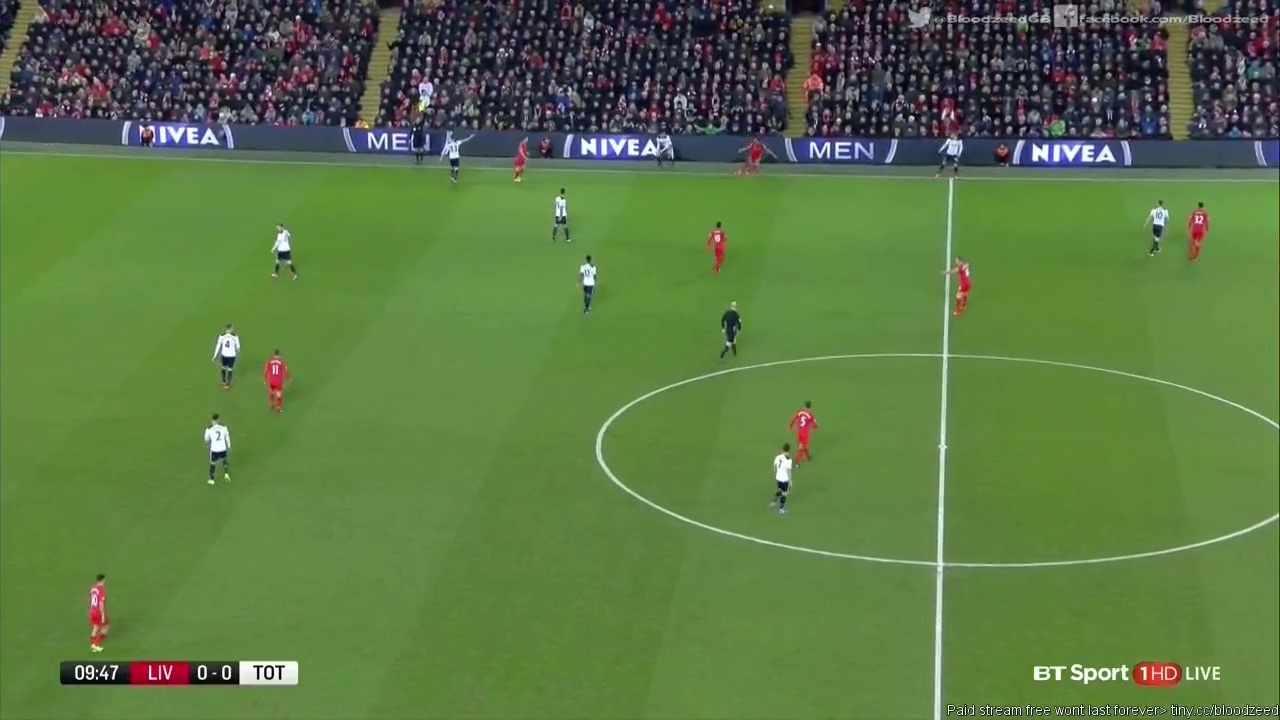
#> input picture src/match-0-.jpg, 1280 x 720 px, given in place of a, which was not available
$ python -i hough_transform.py   (imports and definitions only)
#> lines starting #> are read from the running program, lines starting #| are printed output that depends on the picture; after the words box and inside, x2 and y2 are one past the last pixel; in counts of white or black regions, pixels touching at a corner belong together; pictures that were not available may be replaced by others from this repository, and a replacement may not be noted
import cv2
import numpy as np
from sys import argv
from math import degrees, pi
from statistics import median

def skeleton_morph(mask):
	"""
	skeleton_morph: image skeletonized image
	mask: binary image

	Skeletonization involving forming the basic thin structure of the image
	"""

	A = mask.copy()
	B = np.ones((5,5),np.uint8)
	C = np.zeros(A.shape, np.uint8)
	while cv2.countNonZero(A) != 0:
		AoB = cv2.morphologyEx(A, cv2.MORPH_OPEN, B, iterations = 1)
		C = C + (A - AoB)
		A = cv2.erode(A,B)
	C = cv2.morphologyEx(C, cv2.MORPH_CLOSE, B, iterations = 1)
	return C

def foreground_mask(src):
	"""
	foreground_mask: binary image with only foreground
	src: source int8_1c image ( grayscale image)
	"""

	lb = np.array([0,0,0])
	ub = np.array([150,200,150])
	mask = cv2.inRange(src,lb,ub)

	# Get the green component from the image
	[blue ,green ,red]= cv2.split(src)

	# Create a binary frame which consists of all highly green parts of the image
	# (includes white)
	ret,green = cv2.threshold(green,120,255,cv2.THRESH_BINARY)

	# Remove the white from the image as only green is needed(field is green)
	img = cv2.bitwise_and(mask,green)
	kernel = np.ones((5,5),np.uint8)
	r_tmp = img.copy()
	cv2.floodFill(r_tmp, None, (0, 0), 255)
	tmp = cv2.bitwise_not(r_tmp)
	img = cv2.bitwise_or(tmp, img)
	mask = cv2.erode(img, kernel, iterations = 2)
	mask = cv2.morphologyEx(mask, cv2.MORPH_CLOSE, kernel, iterations = 10)
	mask = cv2.morphologyEx(mask, cv2.MORPH_OPEN, kernel, iterations = 10)
	return mask

def get_means(dist):
	"""
	get_means: get the medians (name is misleading will be changed in next revision) of two peaks
	dist: distribution of angles
	"""

	t0 = 0
	t = pi / 2
	A = []
	B = []
	while t0 != t:
		t0 = t
		A = list(filter(lambda x: x>t, dist))
		B = list(filter(lambda x: x<=t, dist))
		u1 = sum(A)/(len(A)+1)
		u2 = sum(B)/(len(B)+1)
		t = (u1 + u2)/2
	return median(A), median(B)

def min_mask(src):
	"""
	min_mask: returns a binary image with minimum of all channels
	src: RGB image
	"""

	height, width, nchannels = src.shape
	mask = np.array(
		[[ min(src.item(i, j, 0), src.item(i, j, 1), src.item(i, j, 2)) for j in range(width)]
		for i in range(height)], dtype = "uint8")
	return mask

def lines_mask(src):
	"""
	lines_mask: returns binary image containing only lines
	src: binary image with only edges
	"""

	kernel = np.ones((5,5),np.uint8)
	height, width = src.shape
	gry = src.copy()
	tmp = np.zeros((height, width),np.uint8)
	lines = cv2.HoughLines(gry,1,np.pi/180,200, 0, 0)
	for line in lines:
		for rho, theta in line:
			a = np.cos(theta)
			b = np.sin(theta)
			if b == 0:
				b = 0.000001
			x0 = a*rho
			y0 = b*rho
			x1 = 0
			y1 = int(- (a/b)*x1 + (rho/b))
			x2 = width
			y2 = int(- (a/b)*x2 + (rho/b))
			cv2.line(tmp,(x1,y1),(x2,y2),128,1)
	tmp = cv2.bitwise_and(tmp, gry)
	tmp = cv2.morphologyEx(tmp, cv2.MORPH_CLOSE, kernel, iterations = 1)
	return tmp

def find_corners(src, mask):
	"""
	find_corners: returns corner points
	src: binary image with only edges
	mask: binary image with the foreground
	"""

	gry = src.copy()
	gry = skeleton_morph(gry)
	tmp = lines_mask(gry)
	corners = cv2.goodFeaturesToTrack(tmp,25,0.01,100)
	corners = np.int0(corners)
	corners = np.array(list(filter(lambda pt: mask.item(pt.ravel()[1], pt.ravel()[0]), corners)))
	return corners

def dist(a, b):
	"""
	dist: euclidean distance for nn
	a, b: vectors

	Next revision may involve using other distance measures
	"""

	d = 0
	for i in range(len(a)):
		d+= (a[i] - b[i])*(a[i] - b[i])
	return d**0.5

def nn(avail, val):
	"""
	nn: returns the set of points which closely resembles the graph
	avail: available set from file
	val: testing set of values

	Subsequent revision may involve checking distance for noisey data (is noise return -1, -1)
	"""

	m   = 100000000
	m_x = 100000000
	m_y = 100000000
	for i in range(len(avail)):
		v = dist(avail[i]['degree'], val)
		if m > v :
			m   = v
			m_x = avail[i]['x']
			m_y = avail[i]['y']
	print("{} {}".format(m_x, m_y))
	return m_x, m_y


def extract_cam_pos(src, standard_corner_grad):
	"""
	extract_cam_pos: find where exactly the camera is
	src: original frame
	standard_corner_grad: gradient of corners of a premade soccer field
	"""

	[blue ,green ,red]= cv2.split(src)
	field = cv2.imread("Soccer_field.jpg")
	gry = blue.copy()
	mask = foreground_mask(src)
	gry = cv2.equalizeHist(gry)
	gry = cv2.bitwise_and(gry, gry, mask = mask)
	ret, gry = cv2.threshold(gry, 220, 255, cv2.THRESH_BINARY)
	corners = find_corners(gry, mask)
	src = cv2.bitwise_and(src, src, mask = mask)
	for i in corners:
		x,y = i.ravel()
		p00 = gry.item(y-1, x-1)
		p01 = gry.item(y  , x-1)
		p02 = gry.item(y+1, x-1)
		p10 = gry.item(y-1, x  )
		p11 = gry.item(y  , x  )
		p12 = gry.item(y+1, x  )
		p20 = gry.item(y-1, x+1)
		p21 = gry.item(y  , x+1)
		p22 = gry.item(y+1, x+1)
		l = [abs(p12 - p11), abs(p02 - p11), abs(p01 - p11), abs(p00 - p11), abs(p10 - p11),
		abs(p20 - p11), abs(p21 - p11), abs(p22 - p11)]
		cv2.circle(src, (x, y), 5, 128, -1)
		x, y = nn(standard_corner_grad, l)
		if x == y == -1:
			continue
		else :
			cv2.circle(field, (x, y), 5, (0, 0, 255), -1)
	cv2.imshow("foo", src)
	cv2.waitKey(0)
	cv2.imshow("foo", gry)
	cv2.waitKey(0)
	cv2.imshow("foo", field)
	cv2.waitKey(0)

def get_grad_data(filename = "field_grad_1.dat"):
	"""
	get_grad_data: get the gradient of corners of a premade soccer field
	file_name: persistent storage for gradent data

	FORMAT:
	N : Number of corners
	for each N:
		x, y: real world corner points
		degree: gradient along 0, 45, 90, 135, 180, 225, 270, 315

	Next revision may include assessing neighbouring pixels of corners for higher accuracy
	"""

	l = []
	f = open(filename, "r")
	N = int(f.readline())
	for i in range(N):
		x, y = f.readline().split(' ')
		obj = {'x': int(x), 'y': int(y)}
		deg = []
		for j in range(8):
			deg.append(int(f.readline()))
		obj['degree'] = deg
		l.append(obj)
	return l

def main(argv):
#> called with argv = 'match-0-.jpg'
	standard_corner_grad = get_grad_data()
#> (reads src/field_grad_1.dat from the repository)
	for i in range(1, len(argv)):
		print("-----------------------------------------------------------------------------")
		print("\t\t\t{}\t\t\t".format(argv[i]))
		print("-----------------------------------------------------------------------------")
		src = cv2.imread(argv[i])
#> src is the input picture: shape (720, 1280, 3); mean B, G, R 67.7, 119.3, 90.6
		extract_cam_pos(src, standard_corner_grad)
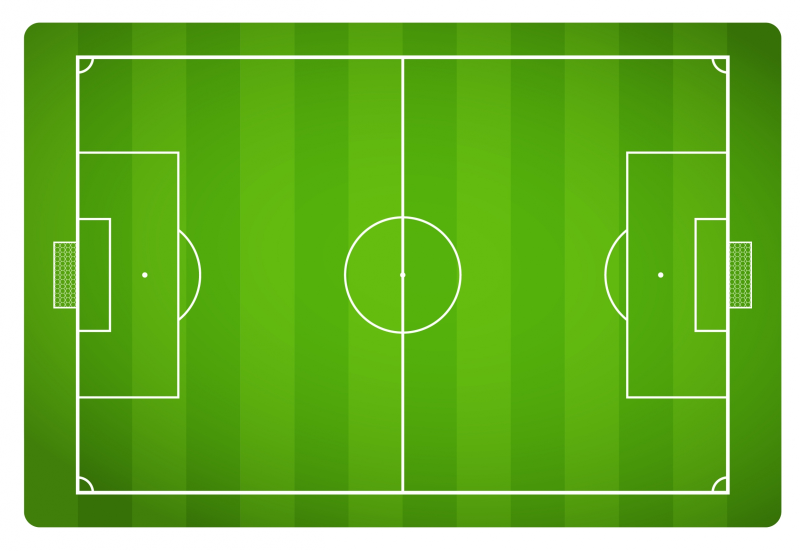
#> input picture src/Soccer_field.jpg, 1600 x 1101 px (shown at 1/2 size)
#> in extract_cam_pos, field is the input picture: shape (1101, 1600, 3); mean B, G, R 51.6, 177.4, 109.8
#> in foreground_mask, `mask = cv2.inRange(src,lb,ub)`:
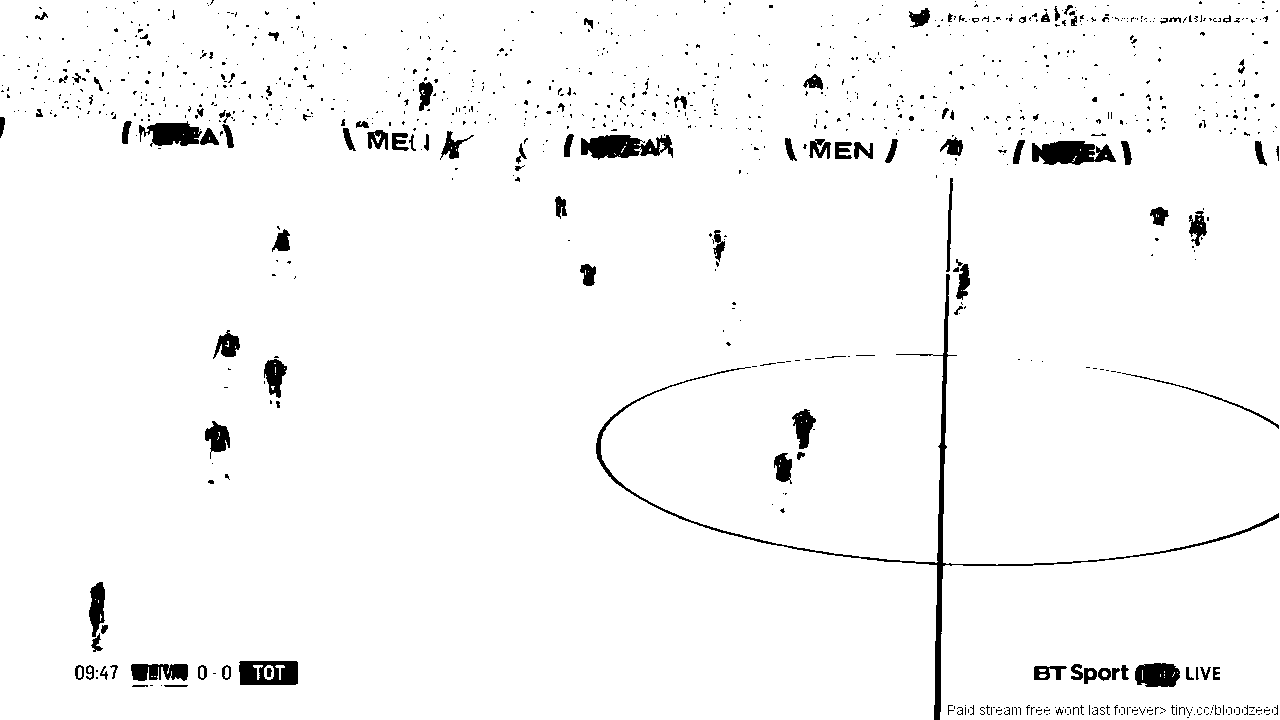
#> mask: shape (720, 1280); 97% white; 997 black regions (880 under 20 px), largest, box (x1, y1, x2, y2) and area: (596, 274, 1279, 720) 4297, (581, 135, 673, 160) 1512, (1032, 141, 1116, 165) 1446
#> in foreground_mask, `ret,green = cv2.threshold(green,120,255,cv2.THRESH_BINARY)`: green: shape (720, 1280); 76.6% white; 394 black regions (342 under 20 px), largest, box (x1, y1, x2, y2) and area: (0, 0, 1280, 720) 196929, (58, 659, 255, 688) 4146, (84, 573, 138, 647) 1555
#> in foreground_mask, `img = cv2.bitwise_and(mask,green)`: img: shape (720, 1280); 74.2% white; 307 black regions (259 under 20 px), largest, box (x1, y1, x2, y2) and area: (0, 0, 1280, 720) 212383, (58, 659, 299, 688) 6121, (84, 573, 138, 657) 1875
#> in foreground_mask, `cv2.floodFill(r_tmp, None, (0, 0), 255)`: r_tmp: shape (720, 1280); 97.3% white; 390 black regions (341 under 20 px), largest, box (x1, y1, x2, y2) and area: (58, 659, 299, 688) 6121, (84, 573, 138, 657) 1875, (769, 401, 818, 513) 1841
#> in foreground_mask, `img = cv2.bitwise_or(tmp, img)`: img: shape (720, 1280); 77% white; 1 black region, box (x1, y1, x2, y2) and area: (0, 0, 1280, 720) 212121
#> in foreground_mask, `mask = cv2.erode(img, kernel, iterations = 2)`: mask: shape (720, 1280); 73.6% white; 1 black region, box (x1, y1, x2, y2) and area: (0, 0, 1280, 720) 243551
#> in foreground_mask, `mask = cv2.morphologyEx(mask, cv2.MORPH_CLOSE, kernel, iterations = 10)`: mask: shape (720, 1280); 76.2% white; 1 black region, box (x1, y1, x2, y2) and area: (0, 0, 1280, 182) 219365
#> in foreground_mask, `mask = cv2.morphologyEx(mask, cv2.MORPH_OPEN, kernel, iterations = 10)`: mask: shape (720, 1280); 76.2% white; 1 black region, box (x1, y1, x2, y2) and area: (0, 0, 1280, 182) 219530
#> in extract_cam_pos, `gry = cv2.bitwise_and(gry, gry, mask = mask)`:
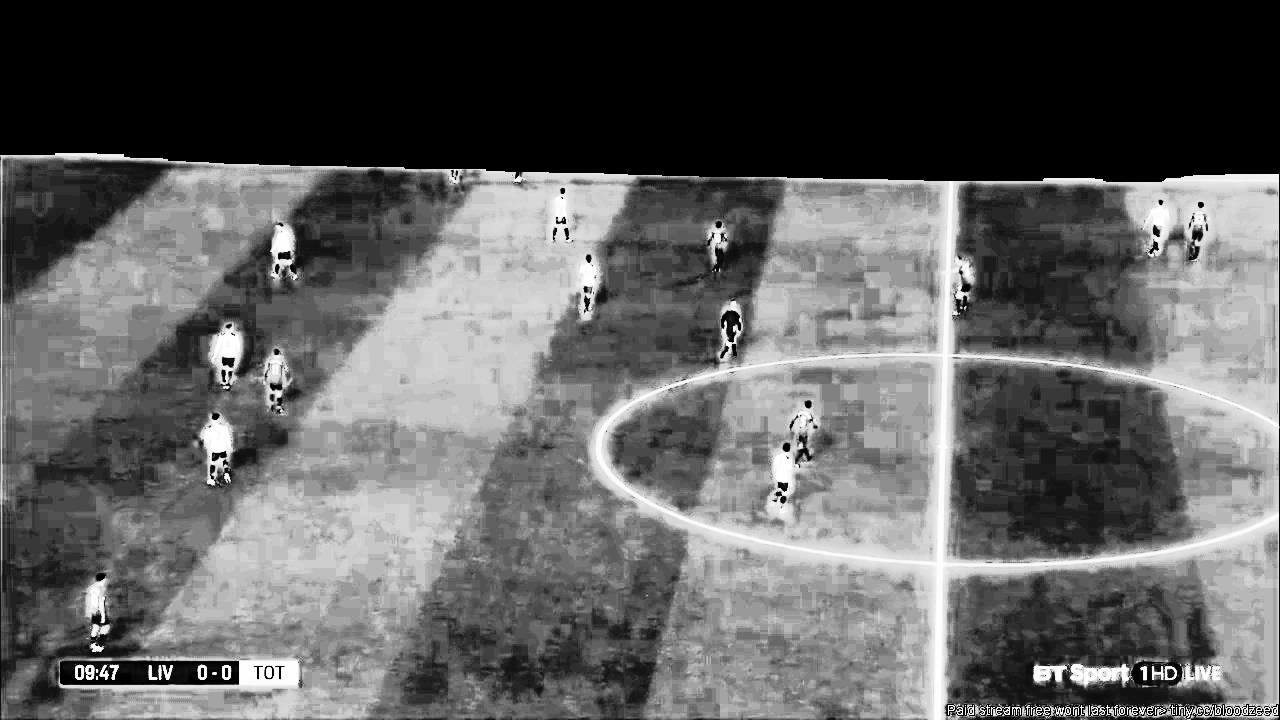
#> gry: shape (720, 1280); min 0, max 255, mean 96.2
#> in extract_cam_pos, `ret, gry = cv2.threshold(gry, 220, 255, cv2.THRESH_BINARY)`: gry: shape (720, 1280); 3.4% white; 300 white regions (219 under 20 px), largest, box (x1, y1, x2, y2) and area: (592, 181, 1279, 720) 15906, (63, 660, 299, 690) 1896, (1123, 174, 1279, 190) 1376
#> the loop in skeleton_morph, `while cv2.countNonZero(A) != 0:` made 6 passes
#> after the loop in skeleton_morph, `while cv2.countNonZero(A) != 0:`: A: shape (720, 1280); every value is 0
#> after the loop in skeleton_morph, `while cv2.countNonZero(A) != 0:`: C: shape (720, 1280); 1.6% white; 890 white regions (725 under 20 px), largest, box (x1, y1, x2, y2) and area: (651, 353, 941, 396) 977, (952, 354, 1217, 399) 795, (984, 556, 1124, 570) 587
#> in skeleton_morph, `C = cv2.morphologyEx(C, cv2.MORPH_CLOSE, B, iterations = 1)`: C: shape (720, 1280); 2.5% white; 146 white regions (84 under 20 px), largest, box (x1, y1, x2, y2) and area: (592, 181, 972, 539) 4461, (882, 513, 1234, 684) 2005, (948, 705, 1166, 716) 1755
#> in lines_mask, `lines = cv2.HoughLines(gry,1,np.pi/180,200, 0, 0)`: lines = 19 rows, first 8: [672, 1.61], [711, 1.57], [957, 0.0349], [692, 1.59], [729, 1.55], [950, 0.0175], [164, 1.59], [689, 1.55]
#> the loop in lines_mask, `for line in lines:` made 19 passes
#> line on passes 1 to 12: [[672, 1.61]], [[711, 1.57]], [[957, 0.0349]], [[692, 1.59]], [[729, 1.55]], [[950, 0.0175]], [[164, 1.59]], [[689, 1.55]], [[748, 1.54]], [[153, 1.61]], [[634, 1.5]], [[616, 1.52]]
#> after the loop in lines_mask, `for line in lines:`: tmp: shape (720, 1280); values 0 (black) and 128 (white), 2.2% white in thin lines or dots
#> in lines_mask, `tmp = cv2.bitwise_and(tmp, gry)`: tmp: shape (720, 1280); values 0 (black) and 128 (white), 0.43% white in thin lines or dots, all inside (x1, y1, x2, y2) = (44, 155, 1280, 720)
#> in lines_mask, `tmp = cv2.morphologyEx(tmp, cv2.MORPH_CLOSE, kernel, iterations = 1)`:
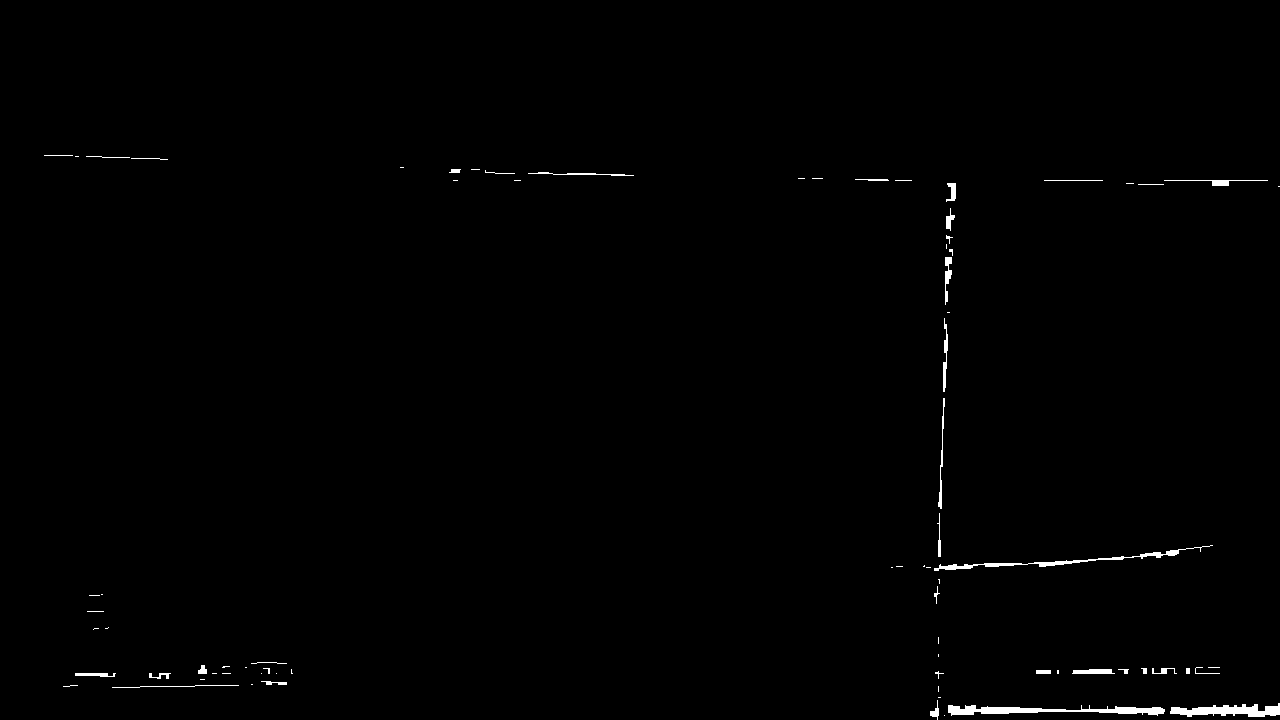
#> tmp: shape (720, 1280); values 0 (black) and 128 (white), 0.62% white; 77 white regions (42 under 20 px), largest, box (x1, y1, x2, y2) and area: (948, 705, 1165, 716) 1179, (1170, 703, 1280, 717) 907, (934, 545, 1213, 571) 784
#> in find_corners, `corners = cv2.goodFeaturesToTrack(tmp,25,0.01,100)`: corners = 17 rows, first 8: [286, 683], [167, 678], [934, 569], [949, 250], [1115, 706], [951, 714], [460, 169], [1234, 715]
#> the loop in extract_cam_pos, `for i in corners:` made 17 passes
#> (i, p00, p01, p02, p10, p11) on passes 1 to 12: ([[286, 683]], 255, 255, 255, 255, 255), ([[167, 678]], 255, 255, 255, 255, 255), ([[934, 569]], 255, 255, 255, 255, 255), ([[949, 250]], 255, 255, 255, 255, 255), ([[1115, 706]], 0, 0, 255, 0, 255), ([[951, 714]], 0, 0, 0, 0, 0), ([[460, 169]], 0, 255, 0, 0, 255), ([[1234, 715]], 255, 255, 0, 0, 255), ([[1142, 558]], 255, 255, 0, 255, 255), ([[944, 398]], 255, 255, 255, 255, 255), ([[1039, 566]], 255, 0, 0, 255, 0), ([[1228, 185]], 255, 255, 255, 255, 255)
#> (p00, p01, p02, p10, p11, p12) on pass 17: (0, 255, 0, 0, 255, 0)
#| 359 633
#| 359 633
#| 359 633
#| 359 633
#| 1451 957
#| 359 633
#| 1252 634
#| 1252 634
#> (further printed lines are left out)
#> after the loop in extract_cam_pos, `for i in corners:`:
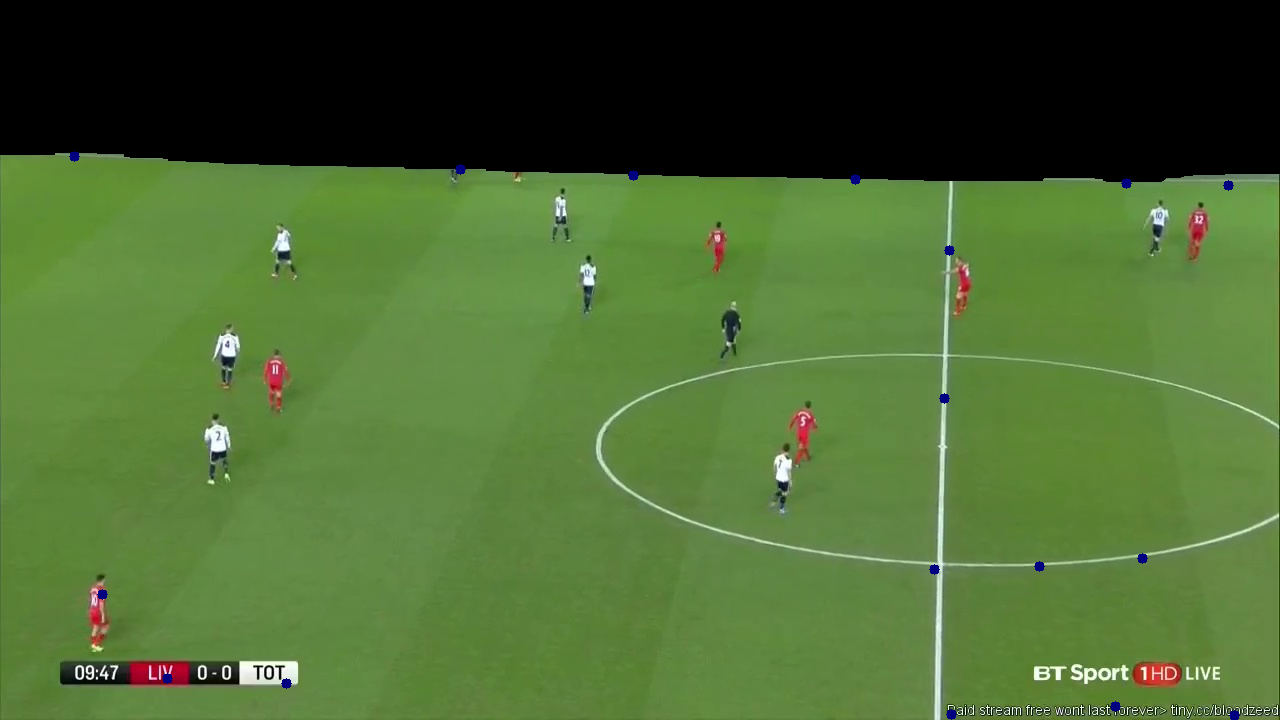
#> src: shape (720, 1280, 3); mean B, G, R 49.1, 103, 74.2

# [6 lines not run here, left out]

#> (the run stopped early here; a loop or call above may not have finished)
